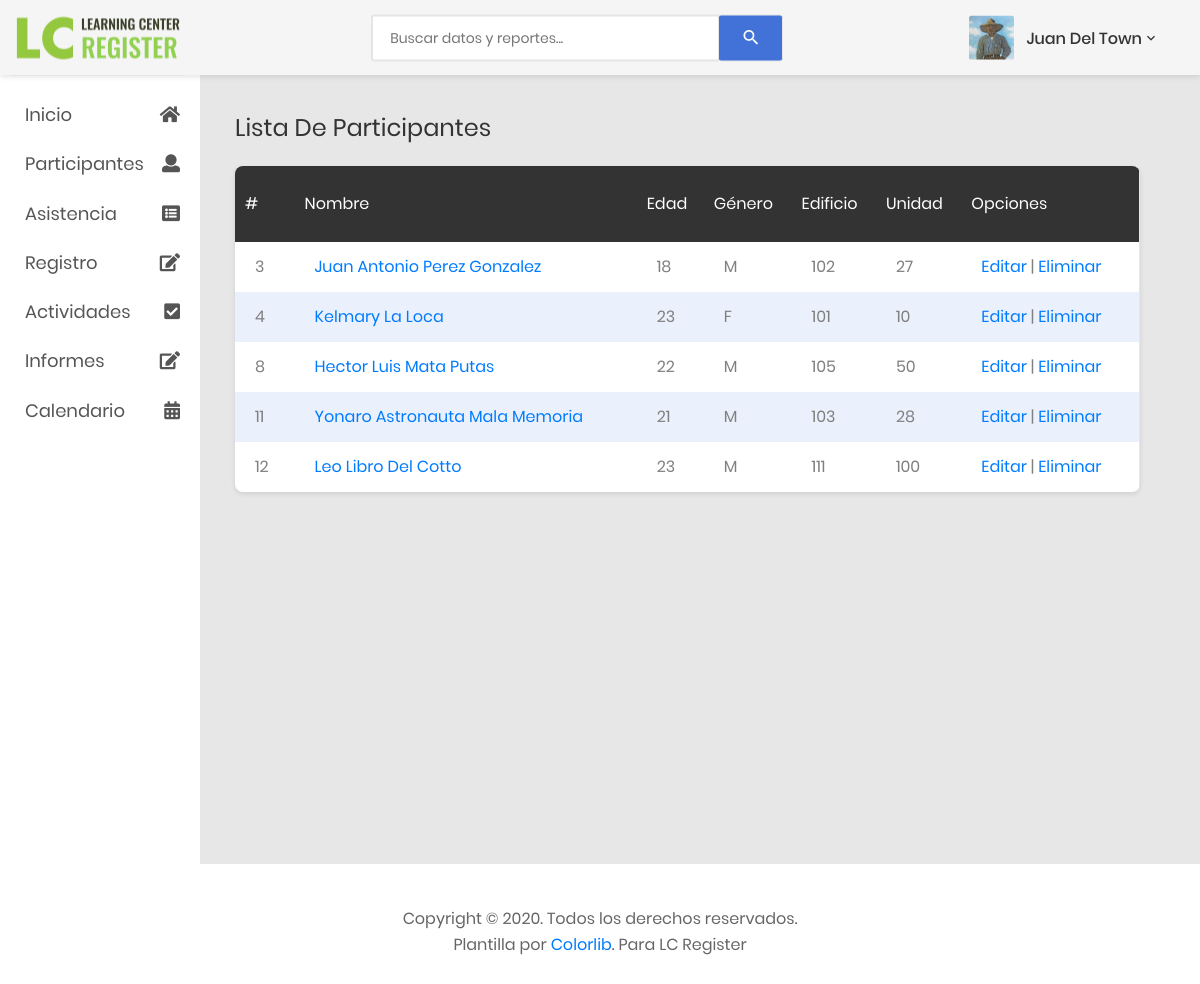
The app's page /listaParticipantes.php, older data.
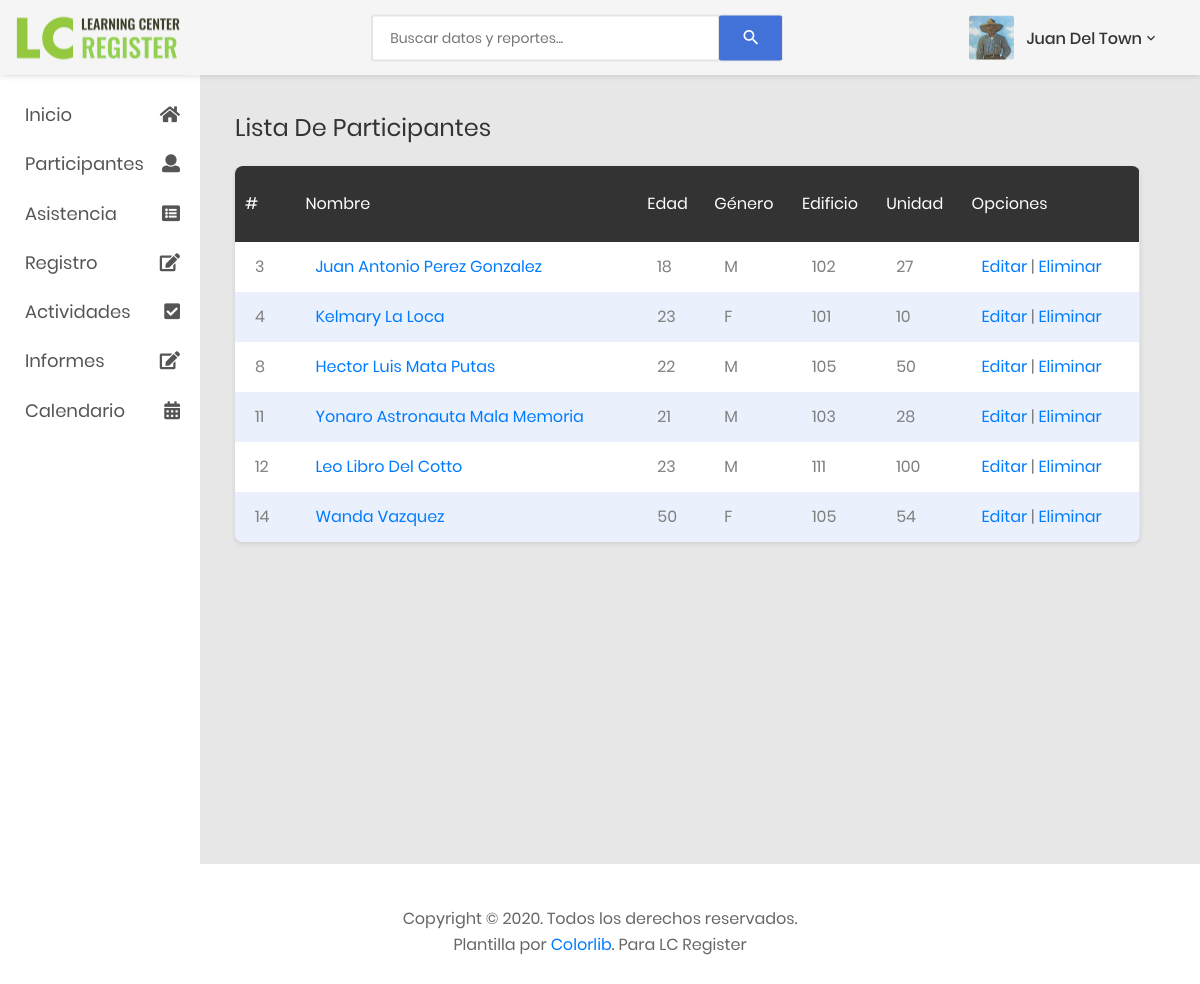
The same page, newer data.
### tables this page shows
CREATE TABLE `participantes` (
  `participanteID` int(11) NOT NULL,
  `nombre` varchar(20) NOT NULL,
  `apellidos` varchar(30) NOT NULL,
  `genero` varchar(1) NOT NULL,
  `edificio` int(11) NOT NULL,
  `unidad` int(11) NOT NULL,
  `birthday` date NOT NULL,
  `inscripcion` date NOT NULL,
  `activo` int(11) NOT NULL DEFAULT 1
);

### listaParticipantes.php (the view, shortened to what this page needs)
<!DOCTYPE html>
<html lang="en">
<head>
    <link href="css/font-face.css" rel="stylesheet" media="all">
    <link href="vendor/font-awesome-4.7/css/font-awesome.min.css" rel="stylesheet" media="all">
    <link href="vendor/font-awesome-5/css/fontawesome-all.min.css" rel="stylesheet" media="all">
    <link href="vendor/mdi-font/css/material-design-iconic-font.min.css" rel="stylesheet" media="all">
    <link href="vendor/bootstrap-4.1/bootstrap.min.css" rel="stylesheet" media="all">
    <link href="vendor/animsition/animsition.min.css" rel="stylesheet" media="all">
    <link href="vendor/bootstrap-progressbar/bootstrap-progressbar-3.3.4.min.css" rel="stylesheet" media="all">
    <link href="vendor/wow/animate.css" rel="stylesheet" media="all">
    <link href="vendor/css-hamburgers/hamburgers.min.css" rel="stylesheet" media="all">
    <link href="vendor/slick/slick.css" rel="stylesheet" media="all">
    <link href="vendor/select2/select2.min.css" rel="stylesheet" media="all">
    <link href="vendor/perfect-scrollbar/perfect-scrollbar.css" rel="stylesheet" media="all">
    <link href="css/theme.css" rel="stylesheet" media="all">
</head>
<body class="animsition">
    <div class="page-wrapper">
        <?php
            include './includes/menuSideBar.php';
        ?>
        <div class="page-container">
            <?php
                include './includes/header.php';
            ?>
            <div class="main-content">
                <div class="section__content section__content--p30">
                    <h2 class="title-2">Lista De Participantes</h2>
                            <div class="col-lg-10"></div>
                                <div class="table-responsive table--no-card m-b-30">
                                    <table class="table table-borderless table-striped table-earning">
                                        <thead>
                                            <tr>
                                                <th class="text-left">#</th>
                                                <th class="text-left">Nombre</th>
                                                <th class="text-left">Edad</th>
                                                <th class="text-left">Género</th>
                                                <th class="text-left">Edificio</th>
                                                <th class="text-left">Unidad</th>
                                                <th class="text-left">Opciones</th>
                                            </tr>
                                        </thead>
                                        <tbody>
                                        <?php
                                            $query = mysqli_query($connection, "SELECT participanteID, nombre, apellidos, genero, birthday, edificio, unidad FROM `participantes`");
                                            $result = mysqli_num_rows($query);
                                            if($result > 0){
                                                while($participante = mysqli_fetch_array($query)){
                                                    $naci = $participante['birthday'];
                                                    $fecha_nacimiento = new DateTime($naci) ;
                                                    $hoy = new DateTime();
                                                    $edad = $hoy->diff($fecha_nacimiento);
                                        ?>
                                                <tr>
                                                    <td><?php echo $participante['participanteID']?></td>
                                                    <td><a href="expedienteParticipante.php?id=<?php echo $participante['participanteID'];?>"><?php echo $participante['nombre']." ".$participante['apellidos']?></a>
                                                    <td><?php echo $edad->y?></td>
                                                    <td><?php echo $participante['genero']?></td>
                                                    <td><?php echo $participante['edificio']?></td>
                                                    <td><?php echo $participante['unidad']?></td>
                                                    <td><a href="editParticipante.php?id=<?php echo $participante['participanteID'];?>">Editar</a> | <a  href="deleteParticipante.php?id=<?php echo $participante['participanteID'];?>">Eliminar</a></td>
                                                </tr>
                                        <?php
                                                }
                                            }
                                        ?>
                                        </tbody>
                                    </table>
                                </div>
                            </div>
                            </div>
                        </div>
                    </div>
                <?php
                include './includes/footer.php';
                ?>
</body>
</html>

### includes/menuSideBar.php (shortened to what this page needs)
<aside class="menu-sidebar d-none d-lg-block">
    <div class="menu-sidebar__content js-scrollbar1">
        <nav class="navbar-sidebar">
            <ul class="list-unstyled navbar__list">
                <li>
                    <a href="index.php">
                        <i class="fas fa-home"></i>Inicio
                    </a>
                </li>
                <li>
                    <a href="listaParticipantes.php">
                        <i class="fas fa-user"></i> Participantes
                    </a>
                </li>
                <li>
                    <a href="hojaAsistencia.php">
                        <i class="fas fa-list-alt"></i> Asistencia
                    </a>
                </li>
                <li class="has-sub">
                    <a class="js-arrow" href="#">
                        <i class="fas fa-edit"></i> Registro
                    </a>
                </li>
                <li class="has-sub">
                    <a class="js-arrow" href="#">
                        <i class="fas fa-check-square"></i> Actividades </a>
                </li>
                <li class="has-sub">
                    <a class="js-arrow" href="#">
                        <i class="fas fa-edit"></i> Informes </a>
                </li>
                <li>
                    <a href="calendar.php">
                        <i class="fas fa-calendar-alt"></i> Calendario </a>
                </li>
            </ul>
        </nav>
    </div>
</aside>

### includes/header.php (shortened to what this page needs)
<header class="header-desktop">
    <div class="section__content section__content--p30">
        <div class="container-fluid">
            <div class="header-wrap">
                <div class="logo">
                    <a href="index.php">
                        <img src="images/icon/LC_icon175x55.png" alt="LC Logo" />
                    </a>
                </div>
                <form class="form-header" action="" method="POST">
                    <input class="au-input au-input--xl" type="text" name="search" placeholder="Buscar datos y reportes..." />
                    <button class="au-btn--submit" type="submit">
                        <i class="zmdi zmdi-search"></i>
                    </button>
                </form>
                <div class="header-button">
                    <div class="account-wrap">
                        <div class="account-item clearfix js-item-menu">
                            <div class="image">
                                <img src="images/icon/avatar-01.jpg" alt="John Doe" />
                            </div>
                            <div class="content">
                                <a class="js-acc-btn" href="#">Juan Del Town</a>
                            </div>
                        </div>
                    </div>
                </div>
            </div>
        </div>
    </div>
</header>

### includes/footer.php
<br>
<div class="copy-right py-3">
    <div class="container">
        <p class="text-center">
            Copyright © 2020. Todos los derechos reservados.
            <br>
            Plantilla por <a href="https://colorlib.com">Colorlib</a>.
            Para LC Register
        </p>
        <br>
    </div>
</div>

Row changes from the older to the newer data that the page shows:
added participantes: participanteID "14", nombre "Wanda", apellidos "Vazquez", birthday "50", genero "F", edificio "105", unidad "54"
